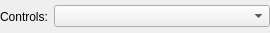
<?xml version="1.0" encoding="UTF-8"?>
<ui version="4.0">
 <class>Form</class>
 <widget class="QWidget" name="Form">
  <property name="geometry">
   <rect>
    <x>0</x>
    <y>0</y>
    <width>270</width>
    <height>33</height>
   </rect>
  </property>
  <property name="windowTitle">
   <string>Form</string>
  </property>
  <layout class="QHBoxLayout" name="horizontalLayout">
   <property name="leftMargin">
    <number>0</number>
   </property>
   <property name="topMargin">
    <number>0</number>
   </property>
   <property name="rightMargin">
    <number>0</number>
   </property>
   <property name="bottomMargin">
    <number>0</number>
   </property>
   <item>
    <widget class="QLabel" name="lb_device">
     <property name="sizePolicy">
      <sizepolicy hsizetype="Maximum" vsizetype="Preferred">
       <horstretch>0</horstretch>
       <verstretch>0</verstretch>
      </sizepolicy>
     </property>
     <property name="text">
      <string>Controls:</string>
     </property>
    </widget>
   </item>
   <item>
    <widget class="QComboBox" name="combo_devices">
     <property name="sizePolicy">
      <sizepolicy hsizetype="Minimum" vsizetype="Fixed">
       <horstretch>0</horstretch>
       <verstretch>0</verstretch>
      </sizepolicy>
     </property>
     <property name="minimumSize">
      <size>
       <width>50</width>
       <height>0</height>
      </size>
     </property>
     <property name="sizeAdjustPolicy">
      <enum>QComboBox::AdjustToMinimumContentsLength</enum>
     </property>
    </widget>
   </item>
  </layout>
 </widget>
 <resources/>
 <connections/>
</ui>
